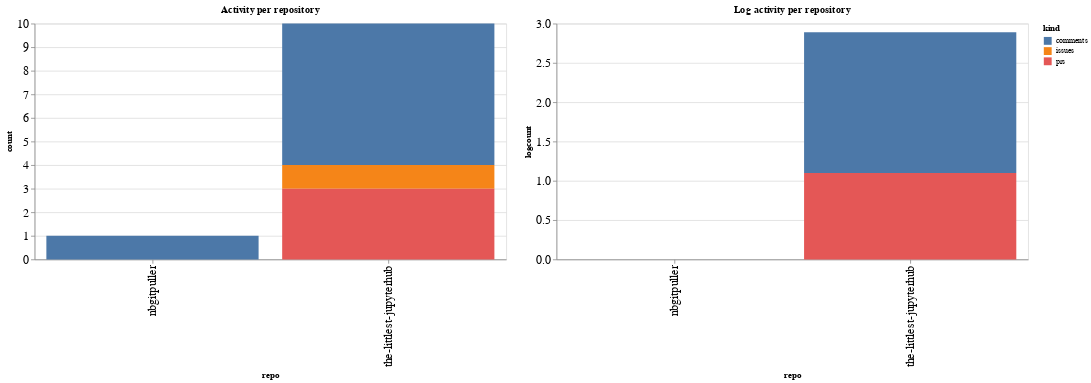

This figure's notebook cell:
### Code cell
ch1 = alt.Chart(repo_summaries, width=600, title="Activity per repository").mark_bar().encode(
    x='repo',
    y='count',
    color='kind',
    tooltip="kind"
)

ch2 = alt.Chart(repo_summaries, width=600, title="Log activity per repository").mark_bar().encode(
    x='repo',
    y='logcount',
    color='kind',
    tooltip="kind"
)

ch1 | ch2

### Figure 1 — Vega-Lite specification as saved in the notebook (floating-point values rounded to 4 significant figures)
{"config": {"axisLeft": {"labelFontSize": 15}, "axisBottom": {"labelFontSize": 15}}, "hconcat": [{"mark": "bar", "encoding": {"color": {"type": "nominal", "field": "kind"}, "tooltip": {"type": "nominal", "field": "kind"}, "x": {"type": "nominal", "field": "repo"}, "y": {"type": "quantitative", "field": "count"}}, "title": "Activity per repository", "width": 600}, {"mark": "bar", "encoding": {"color": {"type": "nominal", "field": "kind"}, "tooltip": {"type": "nominal", "field": "kind"}, "x": {"type": "nominal", "field": "repo"}, "y": {"type": "quantitative", "field": "logcount"}}, "title": "Log activity per repository", "width": 600}], "data": {"name": "data-8bfdbad90b5e65ed9bb43140c089ec22"}, "$schema": "https://vega.github.io/schema/vega-lite/v4.8.1.json", "datasets": {"data-8bfdbad90b5e65ed9bb43140c089ec22": [{"repo": "nbgitpuller", "kind": "comments", "count": 1, "logcount": 0.0}, {"repo": "the-littlest-jupyterhub", "kind": "comments", "count": 6, "logcount": 1.792}, {"repo": "the-littlest-jupyterhub", "kind": "issues", "count": 1, "logcount": 0.0}, {"repo": "the-littlest-jupyterhub", "kind": "prs", "count": 3, "logcount": 1.099}]}}
